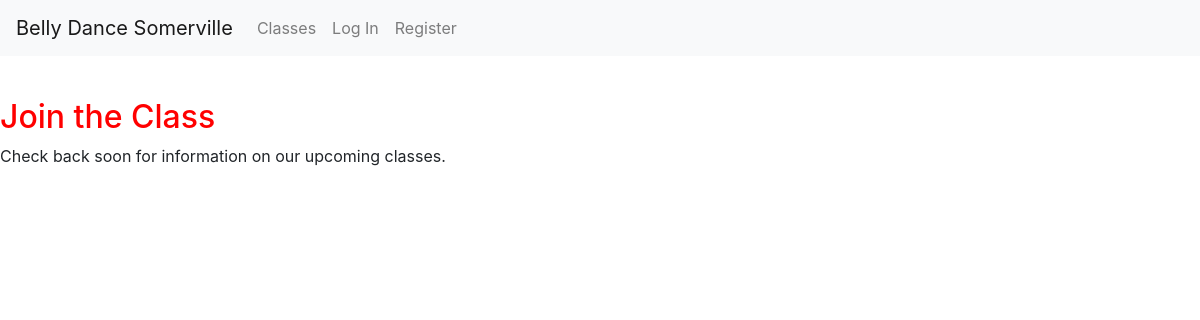
The app's page /, older data.
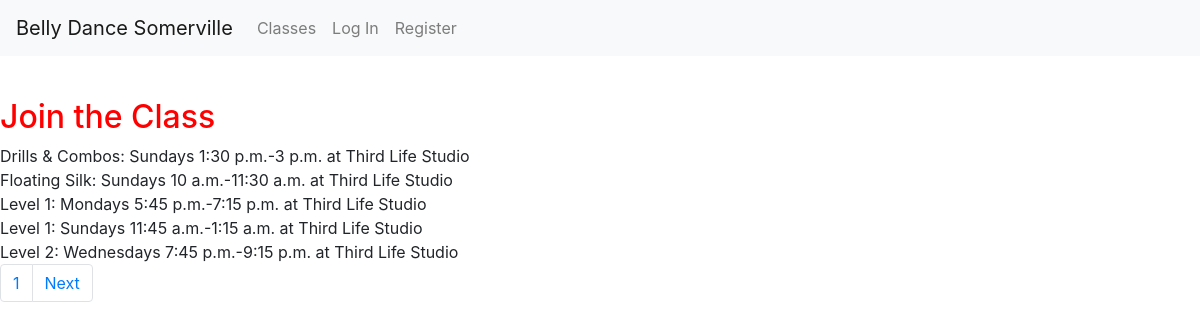
The same page, newer data.
### enrollment/models.py (models this page shows, shortened)
class Offering(models.Model):
    course = models.ForeignKey(
        Course, on_delete=PROTECT, null=False, blank=False, related_name='offerings')
    semester = models.ForeignKey(
        Semester, on_delete=PROTECT, null=False, blank=False, related_name='offerings')
    location = models.ForeignKey(
        Location, on_delete=PROTECT, null=False, blank=False, related_name='offerings')
    stored_title = models.CharField(max_length=64, null=True, blank=True)
    stored_subtitle = models.CharField(max_length=256, null=True, blank=True)
    price = models.DecimalField(
        max_digits=7, decimal_places=2, null=False, blank=False)
    weekday = models.IntegerField(choices=settings.WEEKDAYS, null=False, blank=False)
    start_time = models.TimeField(null=False, blank=False)
    end_time = models.TimeField(null=False, blank=False)
    start_date = models.DateField(null=False, blank=False)
    end_date = models.DateField(null=False, blank=False)
    backup_date = models.DateField(null=False, blank=False)
    capacity = models.IntegerField(null=False, blank=False)
    schedule_notes = models.CharField(max_length=2048, null=True, blank=True)
    notes = models.CharField(max_length=2048, null=True, blank=True)
    @property
    def weekday_name(self):
        return settings.WEEKDAYS[self.weekday][1]

class Course(models.Model):
    title = models.CharField(max_length=64, null=False, blank=False)
    subtitle = models.CharField(max_length=256, null=False, blank=False)
    description = models.TextField(max_length=4096, null=False, blank=False)
    requirements = models.CharField(max_length=256, null=False, blank=False)
    qualifications = models.CharField(max_length=1024, null=False, blank=False)
    def __str__(self):
        return self.title

class Location(models.Model):
    name = models.CharField(max_length=128, null=False, blank=False)
    address_1 = models.CharField(max_length=1024, null=False, blank=False)
    address_2 = models.CharField(max_length=1024, null=True, blank=True)
    city = models.CharField(max_length=256, null=False, blank=False)
    state = models.CharField(max_length=2, null=False, blank=False)
    zip = models.CharField(max_length=10, null=True, blank=True)
    parking = models.CharField(max_length=2048, null=True, blank=True)
    web_site = models.URLField(null=True, blank=True)
    def __str__(self):
        return self.name

### enrollment/views.py (the view)
# urls.py: path('', views.index, name='index'),
def index(request, page=None):
    offerings = Offering.objects.filter(semester=latest_semester()).order_by('course__title', 'weekday', 'start_time')
    page = paginate_offerings(request, offerings)
    return render(request, 'enrollment/index.html', {
        'page': page,
    })

### enrollment/context_processors.py (called while the page is built)
def global_settings(request):
    return {
    'DEFAULT_TIMEZONE': settings.DEFAULT_TIMEZONE,
    'SCHOOL_NAME': settings.SCHOOL_NAME,
    'SCHOOL_POLICIES': settings.SCHOOL_POLICIES,
    'NO_OFFERINGS': settings.NO_OFFERINGS,
    }

### enrollment/views.py (called while the page is built)
def latest_semester():
    try:
        semester = Semester.objects.filter(hide=False).latest('start_date')
    except Semester.DoesNotExist:
        return None
    return semester

def paginate_offerings(request, offerings):
    if offerings is None:
        page = None
    else:
        page_num = request.GET.get('page', 1)
        paginator = Paginator(offerings, settings.PAGE_SIZE)
        page = paginator.page(page_num)
    return page

### enrollment/templates/enrollment/index.html (shortened to what this page needs)
{% extends "enrollment/layout.html" %}
{% load static %}
{% load tz %}
{% block body %}
<div id="main-alert-fading" class="alert alert-fade" role="alert">
</div>
<h2>Join the Class</h2>
    {% if page %}
        {% for offering in page %}
            <div>{{offering.course}}: {{offering.weekday_name}}s {{offering.start_time}}-{{offering.end_time}} at {{offering.location}}</div>
        {% endfor %}
        <nav role="navigation">
            <ul class="pagination">
                <li class="page-item"><a class="page-link" href="?page={{page.number}}">{{page.number}}</a></li>
                {% if page.has_next %}
                    <li class="page-item"><a class="page-link" href="?page={{page.next_page_number}}">Next</a></li>
                {% endif %}
            </ul>
        </nav>
    {% else %}
        <div>{{NO_OFFERINGS}}</div>
    {% endif %}
{% endblock %}

### enrollment/templates/enrollment/layout.html (shortened to what this page needs)
{% load static %}
{% load tz %}
<!DOCTYPE html>
<html lang="en">
<head>
    <link rel="stylesheet" href="https://stackpath.bootstrapcdn.com/bootstrap/4.4.1/css/bootstrap.min.css"
>
    <link href="{% static 'enrollment/styles.css' %}" rel="stylesheet">
</head>
<body>
    <nav class="navbar navbar-expand-lg navbar-light bg-light">
        <a class="navbar-brand" href="#">{{SCHOOL_NAME}}</a>
        <div>
            <ul class="navbar-nav mr-auto">
                    <li class="nav-item">
                        <a class="nav-link" href="{% url 'index' %}">Classes</a>
                    </li>
                {% if user.is_authenticated %}
                    <li class="nav-item">
                        <a class="nav-link" href="{% url 'logout' %}">Log Out</a>
                    </li>
                {% else %}
                    <li class="nav-item">
                        <a class="nav-link" href="{% url 'login' %}">Log In</a>
                    </li>
                    <li class="nav-item">
                        <a class="nav-link" href="{% url 'register' %}">Register</a>
                    </li>
                {% endif %}
            </ul>
        </div>
    </nav>
    {% block body %}
    {% endblock %}
</body>
</html>

### enrollment/static/enrollment/styles.css (style rules this page uses)
h2 { color:red; }

Row changes from the older to the newer data that the page shows:
added Offering: course "Drills & Combos", weekday_name "Sunday", start_time "1:30 p.m.", end_time "3 p.m.", location "Third Life Studio"
added Offering: course "Floating Silk", weekday_name "Sunday", start_time "10 a.m.", end_time "11:30 a.m.", location "Third Life Studio"
now on this page (row edited): Offering: course "Level 1", weekday_name "Monday", start_time "5:45 p.m.", end_time "7:15 p.m.", location "Third Life Studio"
added Offering: course "Level 1", weekday_name "Sunday", start_time "11:45 a.m.", end_time "1:15 a.m.", location "Third Life Studio"
added Offering: course "Level 2", weekday_name "Wednesday", start_time "7:45 p.m.", end_time "9:15 p.m.", location "Third Life Studio"
Text that changed along with them:
{{ page.number }}: (not shown) → "1"
{{ NO_OFFERINGS }}: "Check back soon for information on our upcoming classes." → (not shown)
text now shown: "Next"
